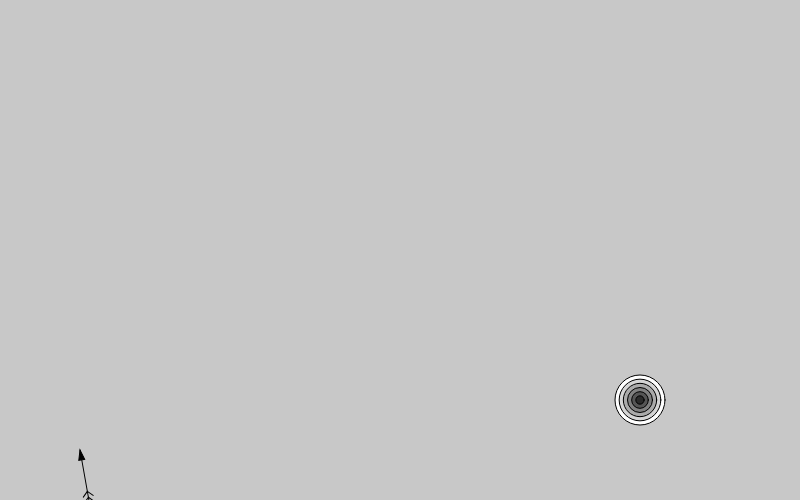
Frame 1 (no input)
Frame 60 (no input): identical to frame 1, image omitted
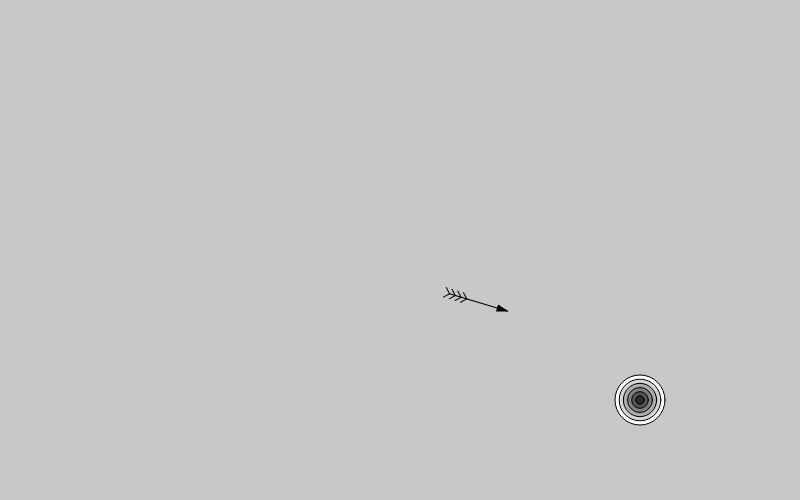
Frame 120 (the mouse pressed at the canvas centre since frame 60)

The p5.js sketch that drew these frames (run headless with seeded random() and noise() and a simulated clock; from frame 60 on, the mouse is pressed at the canvas centre):

// p5.js sketch
// ── sketch.js
var backgroundColor = 200;
var myArrow;
var myTarget;
var gravity;

function setup() {
  createCanvas(800, 500);
  myArrow = new Arrow();
  var arrowPos = createVector(width * 0.1, height * 0.9);
  myArrow.setup(arrowPos, 60);

  myTarget = new Target ();
  var targetPos = createVector(width * 0.8, height * 0.8);
  myTarget.setup(targetPos, 6, 50);

  gravity = createVector (0, 0.1);
}

function draw() {
  background(backgroundColor);

    if (isHit()) {
    myArrow.stop();
  } else {
    myArrow.applyForce(gravity);
    myArrow.update();
  }

  myTarget.draw();
  myArrow.draw();
}

function isHit() {
  var distance = myArrow.pos.dist(myTarget.pos);
  if (distance < myTarget.size/2) {
    return true;
  }
  return false;
}

function mousePressed () {
  var mousePos = createVector(mouseX, mouseY);
  var diffVector = p5.Vector.sub(mousePos, myArrow.pos);
  myArrow.active();
  diffVector.mult(0.038);
  myArrow.applyForce(diffVector);
}

// ── arrow.js
function Arrow () {
  this.setup = function (pos, size) {
    this.pos = pos.copy();
    this.vel = createVector(0, 0);
    this.acc = createVector(0, 0);
    this.mass = 1;
    this.damping = 0.98;
    this.size = size;
    this.isActive = false;
    this.angle = 0;
  }

  this.active = function () {
    this.isActive = true;
  }

  this.applyForce = function (force) {
    if(this.isActive) {
      var f = force.copy().div(this.mass);
      this.acc.add(f);
    }
  }

  this.update = function () {
    this.calcAngle();
    this.vel.add(this.acc);
    this.pos.add(this.vel);
    this.acc.mult(0);
    this.vel.mult(this.damping);
  }

  this.stop = function () {
    this.vel.mult(0);
  }

  this.draw = function () {
    push();
    fill(0);
    translate(this.pos.x, this.pos.y);
    rotate(this.angle);
    triangle(0, 0, 10, 3, 10, -3);
    line(0, 0, this.size, 0 );

    // draw feathers
    var featherPos = 0.7;
    var featherSize = 5;
    var numOfFeathers = 4;
    for (var i = 0; i < numOfFeathers; i++) {
      this.drawFeather(this.size * featherPos, featherSize);
      featherPos += 0.1;
    }
    pop();
  }

  this.drawFeather = function (pos, size) {
    line (pos, 0, pos + size, size);
    line (pos, 0, pos + size, -size);
  }

  this.calcAngle = function () {
    if (this.isActive) {
      this.angle = Math.atan2(this.vel.y, this.vel.x) + Math.PI;
    } else {
      var mousePos = createVector (mouseX, mouseY);
      var diffVector = p5.Vector.sub (mousePos, myArrow.pos);
      this.angle = Math.atan2 (diffVector.y, diffVector.x) + Math.PI;
    }
  }
}

// ── target.js
function Target () {
  this.setup = function (pos, numOfCircles, size) {
    this.pos = pos;
    this.numOfCircles = numOfCircles;
    this.size = size;
  }

  this.draw = function () {
    stroke (0);
    for (var i = this.numOfCircles; i>0; i--) {
      var step = i/this.numOfCircles; // range from 1 to 0.
      fill(step * 255);
      var segSize = this.size * step;
      ellipse(this.pos.x, this.pos.y, segSize, segSize );
    }
  }
}
